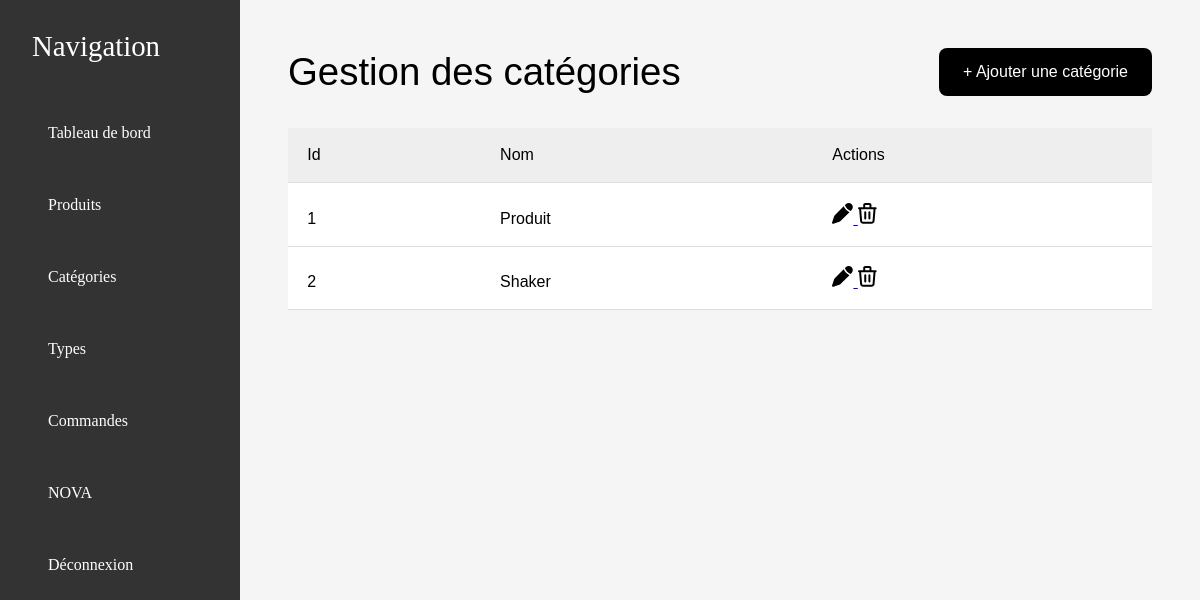
Page /admin/categories/index.php (signed in) on the committed database.
### tables this page shows
CREATE TABLE IF NOT EXISTS `categories` (
  `id_category` int NOT NULL AUTO_INCREMENT,
  `nom` varchar(100) NOT NULL,
  PRIMARY KEY (`id_category`),
  UNIQUE KEY `nom` (`nom`)
);

### admin/categories/index.php (the view, shortened to what this page needs)
<?php
require_once '../../config/admin_init.php';
$stmt = $pdo->query("SELECT * FROM categories ORDER BY id_category ASC");
$categories = $stmt->fetchAll();
?>
<!DOCTYPE html>
<html lang="fr">
<head>
    <link rel="stylesheet" href="../../assets/css/reset.css">
    <link rel="stylesheet" href="../../assets/css/admin.css">
</head>
<body>
    <section>
        <div class="admin-wrapper">
            <aside class="sidebar">
                <h2>Navigation</h2>
                <ul>
                    <li><a href="../dashboard.php">Tableau de bord</a></li>
                    <li><a href="../produits/index.php">Produits</a></li>
                    <li><a href="../categories/index.php">Catégories</a></li>
                    <li><a href="../types/index.php">Types</a></li>
                    <li><a href="../commandes.php">Commandes</a></li>
                    <li><a href="../../index.php">NOVA</a></li>
                    <li><a href="../logout.php">Déconnexion</a></li>
                </ul>
            </aside>
            <main class="main-content">
                <div class="admin-header">
                    <h1>Gestion des catégories</h1>
                    <a href="create.php" class="btn">+ Ajouter une catégorie</a>
                </div>
                <table class="table">
                    <thead>
                        <tr>
                            <th>Id</th>
                            <th>Nom</th>
                            <th>Actions</th>
                        </tr>
                    </thead>
                    <tbody>
                        <?php foreach ($categories as $cat): ?>
                            <tr>
                                <td><?= $cat['id_category'] ?></td>
                                <td><?= htmlspecialchars($cat['nom']) ?></td>
                                <td class="actions">
                                    <a href="edit.php?id=<?= $cat['id_category'] ?>" class="edit">
                                        <img src="../../assets/img/svg/edit.svg" alt="edit">
                                    </a>
                                    <a href="delete.php?id=<?= $cat['id_category'] ?>"
                                       onclick="return confirm('Supprimer cette catégorie ?')"
                                       class="delete">
                                        <img src="../../assets/img/svg/delete.svg" alt="delete">
                                    </a>
                                </td>
                            </tr>
                        <?php endforeach; ?>
                    </tbody>
                </table>
            </main>
        </div>
    </section>
</body>
</html>

### assets/css/admin.css (style rules this page uses)
* { box-sizing: border-box; font-family: sans-serif; }
.admin-wrapper { display: flex; min-height: 100vh; }
.sidebar { width: 15rem; background-color: #333333; color: white; padding: 2rem; }
.sidebar h2 { margin-bottom: 3rem; font-size: 1.8rem; }
.sidebar ul { list-style: none; }
.sidebar li { margin-bottom: 1.5rem; }
.sidebar a { color: white; text-decoration: none; display: block; padding: 1rem; border-radius: 0.5rem; }
.main-content { flex: 1; padding: 3rem; background-color: #f5f5f5; }
.admin-header { display: flex; justify-content: space-between; align-items: center; margin-bottom: 2rem; }
.admin-header h1 { font-size: 2.4rem; }
.btn { padding: 1rem 1.5rem; background-color: black; color: white; text-decoration: none; border-radius: 0.5rem; }
.table { width: 100%; border-collapse: collapse; background: white; }
.table th, .table td { padding: 1.2rem; border-bottom: 1px solid #ddd; text-align: left; }
.table th { background-color: #eee; }

### rows in the picture
categories: id_category "1", nom "Produit"
categories: id_category "2", nom "Shaker"
